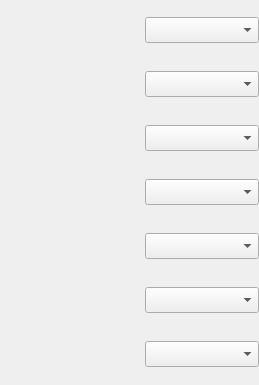
        <widget class="QWidget" name="programPage">
         <layout class="QVBoxLayout" name="verticalLayout_8">
          <property name="leftMargin">
           <number>0</number>
          </property>
          <property name="rightMargin">
           <number>0</number>
          </property>
          <item>
           <widget class="QWidget" name="seqWidget_16" native="true">
            <property name="minimumSize">
             <size>
              <width>0</width>
              <height>0</height>
             </size>
            </property>
            <property name="maximumSize">
             <size>
              <width>16777215</width>
              <height>16777215</height>
             </size>
            </property>
            <layout class="QVBoxLayout" name="verticalLayout_7">
             <property name="spacing">
              <number>0</number>
             </property>
             <property name="leftMargin">
              <number>0</number>
             </property>
             <property name="topMargin">
              <number>0</number>
             </property>
             <property name="rightMargin">
              <number>0</number>
             </property>
             <property name="bottomMargin">
              <number>0</number>
             </property>
             <item>
              <widget class="QWidget" name="prog_eraseSelectWgt" native="true">
               <property name="minimumSize">
                <size>
                 <width>0</width>
                 <height>39</height>
                </size>
               </property>
               <property name="maximumSize">
                <size>
                 <width>16777215</width>
                 <height>39</height>
                </size>
               </property>
               <layout class="QHBoxLayout" name="horizontalLayout_31">
                <property name="spacing">
                 <number>15</number>
                </property>
                <property name="leftMargin">
                 <number>0</number>
                </property>
                <property name="topMargin">
                 <number>0</number>
                </property>
                <property name="rightMargin">
                 <number>0</number>
                </property>
                <property name="bottomMargin">
                 <number>0</number>
                </property>
                <item>
                 <widget class="AngKOperationTag" name="progPage_eraseTagWgt" native="true">
                  <property name="minimumSize">
                   <size>
                    <width>130</width>
                    <height>39</height>
                   </size>
                  </property>
                  <property name="maximumSize">
                   <size>
                    <width>130</width>
                    <height>39</height>
                   </size>
                  </property>
                 </widget>
                </item>
                <item>
                 <widget class="QComboBox" name="progPage_eraseTagComboBox">
                  <property name="minimumSize">
                   <size>
                    <width>114</width>
                    <height>26</height>
                   </size>
                  </property>
                  <property name="maximumSize">
                   <size>
                    <width>16777215</width>
                    <height>16777215</height>
                   </size>
                  </property>
                  <property name="sizeAdjustPolicy">
                   <enum>QComboBox::AdjustToContentsOnFirstShow</enum>
                  </property>
                 </widget>
                </item>
               </layout>
              </widget>
             </item>
             <item>
              <widget class="QWidget" name="horizontalWidget_13" native="true">
               <property name="minimumSize">
                <size>
                 <width>0</width>
                 <height>15</height>
                </size>
               </property>
               <property name="maximumSize">
                <size>
                 <width>16777215</width>
                 <height>15</height>
                </size>
               </property>
               <layout class="QHBoxLayout" name="horizontalLayout_32">
                <property name="spacing">
                 <number>15</number>
                </property>
                <property name="leftMargin">
                 <number>0</number>
                </property>
                <property name="topMargin">
                 <number>0</number>
                </property>
                <property name="rightMargin">
                 <number>0</number>
                </property>
                <property name="bottomMargin">
                 <number>0</number>
                </property>
                <item>
                 <widget class="QLabel" name="label_15">
                  <property name="minimumSize">
                   <size>
                    <width>190</width>
                    <height>10</height>
                   </size>
                  </property>
                  <property name="maximumSize">
                   <size>
                    <width>190</width>
                    <height>10</height>
                   </size>
                  </property>
                  <property name="text">
                   <string/>
                  </property>
                  <property name="alignment">
                   <set>Qt::AlignCenter</set>
                  </property>
                 </widget>
                </item>
                <item>
                 <spacer name="horizontalSpacer_15">
                  <property name="orientation">
                   <enum>Qt::Horizontal</enum>
                  </property>
                  <property name="sizeHint" stdset="0">
                   <size>
                    <width>40</width>
                    <height>20</height>
                   </size>
                  </property>
                 </spacer>
                </item>
               </layout>
              </widget>
             </item>
             <item>
              <widget class="QWidget" name="prog_blankSelectWgt" native="true">
               <property name="minimumSize">
                <size>
                 <width>0</width>
                 <height>39</height>
                </size>
               </property>
               <property name="maximumSize">
                <size>
                 <width>16777215</width>
                 <height>39</height>
                </size>
               </property>
               <layout class="QHBoxLayout" name="horizontalLayout_33">
                <property name="spacing">
                 <number>15</number>
                </property>
                <property name="leftMargin">
                 <number>0</number>
                </property>
                <property name="topMargin">
                 <number>0</number>
                </property>
                <property name="rightMargin">
                 <number>0</number>
                </property>
                <property name="bottomMargin">
                 <number>0</number>
                </property>
                <item>
                 <widget class="AngKOperationTag" name="progPage_blankTagWgt" native="true">
                  <property name="minimumSize">
                   <size>
                    <width>130</width>
                    <height>39</height>
                   </size>
                  </property>
                  <property name="maximumSize">
                   <size>
                    <width>130</width>
                    <height>39</height>
                   </size>
                  </property>
                 </widget>
                </item>
                <item>
                 <widget class="QComboBox" name="progPage_blankTagComboBox">
                  <property name="minimumSize">
                   <size>
                    <width>114</width>
                    <height>26</height>
                   </size>
                  </property>
                  <property name="maximumSize">
                   <size>
                    <width>16777215</width>
                    <height>16777215</height>
                   </size>
                  </property>
                 </widget>
                </item>
               </layout>
              </widget>
             </item>
             <item>
              <widget class="QWidget" name="horizontalWidget_14" native="true">
               <property name="minimumSize">
                <size>
                 <width>0</width>
                 <height>15</height>
                </size>
               </property>
               <property name="maximumSize">
                <size>
                 <width>16777215</width>
                 <height>15</height>
                </size>
               </property>
               <layout class="QHBoxLayout" name="horizontalLayout_34">
                <property name="spacing">
                 <number>15</number>
                </property>
                <property name="leftMargin">
                 <number>0</number>
                </property>
                <property name="topMargin">
                 <number>0</number>
                </property>
                <property name="rightMargin">
                 <number>0</number>
                </property>
                <property name="bottomMargin">
                 <number>0</number>
                </property>
                <item>
                 <widget class="QLabel" name="label_16">
                  <property name="minimumSize">
                   <size>
                    <width>190</width>
                    <height>10</height>
                   </size>
                  </property>
                  <property name="maximumSize">
                   <size>
                    <width>190</width>
                    <height>10</height>
                   </size>
                  </property>
                  <property name="text">
                   <string/>
                  </property>
                  <property name="alignment">
                   <set>Qt::AlignCenter</set>
                  </property>
                 </widget>
                </item>
                <item>
                 <spacer name="horizontalSpacer_16">
                  <property name="orientation">
                   <enum>Qt::Horizontal</enum>
                  </property>
                  <property name="sizeHint" stdset="0">
                   <size>
                    <width>40</width>
                    <height>20</height>
                   </size>
                  </property>
                 </spacer>
                </item>
               </layout>
              </widget>
             </item>
             <item>
              <widget class="QWidget" name="prog_SelectWgt" native="true">
               <property name="minimumSize">
                <size>
                 <width>0</width>
                 <height>39</height>
                </size>
               </property>
               <property name="maximumSize">
                <size>
                 <width>16777215</width>
                 <height>39</height>
                </size>
               </property>
               <layout class="QHBoxLayout" name="horizontalLayout_35">
                <property name="spacing">
                 <number>15</number>
                </property>
                <property name="leftMargin">
                 <number>0</number>
                </property>
                <property name="topMargin">
                 <number>0</number>
                </property>
                <property name="rightMargin">
                 <number>0</number>
                </property>
                <property name="bottomMargin">
                 <number>0</number>
                </property>
                <item>
                 <widget class="AngKOperationTag" name="progPage_progTagWgt" native="true">
                  <property name="minimumSize">
                   <size>
                    <width>130</width>
                    <height>39</height>
                   </size>
                  </property>
                  <property name="maximumSize">
                   <size>
                    <width>130</width>
                    <height>39</height>
                   </size>
                  </property>
                 </widget>
                </item>
                <item>
                 <widget class="QComboBox" name="progPage_progComboBox">
                  <property name="minimumSize">
                   <size>
                    <width>114</width>
                    <height>26</height>
                   </size>
                  </property>
                  <property name="maximumSize">
                   <size>
                    <width>16777215</width>
                    <height>16777215</height>
                   </size>
                  </property>
                 </widget>
                </item>
               </layout>
              </widget>
             </item>
             <item>
              <widget class="QWidget" name="horizontalWidget_15" native="true">
               <property name="minimumSize">
                <size>
                 <width>0</width>
                 <height>15</height>
                </size>
               </property>
               <property name="maximumSize">
                <size>
                 <width>16777215</width>
                 <height>15</height>
                </size>
               </property>
               <layout class="QHBoxLayout" name="horizontalLayout_36">
                <property name="spacing">
                 <number>15</number>
                </property>
                <property name="leftMargin">
                 <number>0</number>
                </property>
                <property name="topMargin">
                 <number>0</number>
                </property>
                <property name="rightMargin">
                 <number>0</number>
                </property>
                <property name="bottomMargin">
                 <number>0</number>
                </property>
                <item>
                 <widget class="QLabel" name="label_17">
                  <property name="minimumSize">
                   <size>
                    <width>190</width>
                    <height>10</height>
                   </size>
                  </property>
                  <property name="maximumSize">
                   <size>
                    <width>190</width>
                    <height>10</height>
                   </size>
                  </property>
                  <property name="text">
                   <string/>
                  </property>
                  <property name="alignment">
                   <set>Qt::AlignCenter</set>
                  </property>
                 </widget>
                </item>
                <item>
                 <spacer name="horizontalSpacer_17">
                  <property name="orientation">
                   <enum>Qt::Horizontal</enum>
                  </property>
                  <property name="sizeHint" stdset="0">
                   <size>
                    <width>40</width>
                    <height>20</height>
                   </size>
                  </property>
                 </spacer>
                </item>
               </layout>
              </widget>
             </item>
             <item>
              <widget class="QWidget" name="prog_verifySelectWgt" native="true">
               <property name="minimumSize">
                <size>
                 <width>0</width>
                 <height>39</height>
                </size>
               </property>
               <property name="maximumSize">
                <size>
                 <width>16777215</width>
                 <height>39</height>
                </size>
               </property>
               <layout class="QHBoxLayout" name="horizontalLayout_37">
                <property name="spacing">
                 <number>15</number>
                </property>
                <property name="leftMargin">
                 <number>0</number>
                </property>
                <property name="topMargin">
                 <number>0</number>
                </property>
                <property name="rightMargin">
                 <number>0</number>
                </property>
                <property name="bottomMargin">
                 <number>0</number>
                </property>
                <item>
                 <widget class="AngKOperationTag" name="progPage_verifyTagWgt" native="true">
                  <property name="minimumSize">
                   <size>
                    <width>130</width>
                    <height>39</height>
                   </size>
                  </property>
                  <property name="maximumSize">
                   <size>
                    <width>130</width>
                    <height>39</height>
                   </size>
                  </property>
                 </widget>
                </item>
                <item>
                 <widget class="QComboBox" name="progPage_verifyTagComboBox">
                  <property name="minimumSize">
                   <size>
                    <width>114</width>
                    <height>26</height>
                   </size>
                  </property>
                  <property name="maximumSize">
                   <size>
                    <width>16777215</width>
                    <height>16777215</height>
                   </size>
                  </property>
                 </widget>
                </item>
               </layout>
              </widget>
             </item>
             <item>
              <widget class="QWidget" name="horizontalWidget_16" native="true">
               <property name="minimumSize">
                <size>
                 <width>0</width>
                 <height>15</height>
                </size>
               </property>
               <property name="maximumSize">
                <size>
                 <width>16777215</width>
                 <height>15</height>
                </size>
               </property>
               <layout class="QHBoxLayout" name="horizontalLayout_38">
                <property name="spacing">
                 <number>15</number>
                </property>
                <property name="leftMargin">
                 <number>0</number>
                </property>
                <property name="topMargin">
                 <number>0</number>
                </property>
                <property name="rightMargin">
                 <number>0</number>
                </property>
                <property name="bottomMargin">
                 <number>0</number>
                </property>
                <item>
                 <widget class="QLabel" name="label_18">
                  <property name="minimumSize">
                   <size>
                    <width>190</width>
                    <height>10</height>
                   </size>
                  </property>
                  <property name="maximumSize">
                   <size>
                    <width>190</width>
                    <height>10</height>
                   </size>
                  </property>
                  <property name="text">
                   <string/>
                  </property>
                  <property name="alignment">
                   <set>Qt::AlignCenter</set>
                  </property>
                 </widget>
                </item>
                <item>
                 <spacer name="horizontalSpacer_18">
                  <property name="orientation">
                   <enum>Qt::Horizontal</enum>
                  </property>
                  <property name="sizeHint" stdset="0">
                   <size>
                    <width>40</width>
                    <height>20</height>
                   </size>
                  </property>
                 </spacer>
                </item>
               </layout>
              </widget>
             </item>
             <item>
              <widget class="QWidget" name="prog_marginSelectWgt" native="true">
               <property name="minimumSize">
                <size>
                 <width>0</width>
                 <height>39</height>
                </size>
               </property>
               <property name="maximumSize">
                <size>
                 <width>16777215</width>
                 <height>39</height>
                </size>
               </property>
               <layout class="QHBoxLayout" name="horizontalLayout_39">
                <property name="spacing">
                 <number>15</number>
                </property>
                <property name="leftMargin">
                 <number>0</number>
                </property>
                <property name="topMargin">
                 <number>0</number>
                </property>
                <property name="rightMargin">
                 <number>0</number>
                </property>
                <property name="bottomMargin">
                 <number>0</number>
                </property>
                <item>
                 <widget class="AngKOperationTag" name="progPage_marginVerifyTagWgt" native="true">
                  <property name="minimumSize">
                   <size>
                    <width>130</width>
                    <height>39</height>
                   </size>
                  </property>
                  <property name="maximumSize">
                   <size>
                    <width>130</width>
                    <height>39</height>
                   </size>
                  </property>
                 </widget>
                </item>
                <item>
                 <widget class="QComboBox" name="progPage_marginVerifyTagComboBox">
                  <property name="minimumSize">
                   <size>
                    <width>114</width>
                    <height>26</height>
                   </size>
                  </property>
                  <property name="maximumSize">
                   <size>
                    <width>16777215</width>
                    <height>16777215</height>
                   </size>
                  </property>
                 </widget>
                </item>
               </layout>
              </widget>
             </item>
             <item>
              <widget class="QWidget" name="horizontalWidget_17" native="true">
               <property name="minimumSize">
                <size>
                 <width>0</width>
                 <height>15</height>
                </size>
               </property>
               <property name="maximumSize">
                <size>
                 <width>16777215</width>
                 <height>15</height>
                </size>
               </property>
               <layout class="QHBoxLayout" name="horizontalLayout_40">
                <property name="spacing">
                 <number>15</number>
                </property>
                <property name="leftMargin">
                 <number>0</number>
                </property>
                <property name="topMargin">
                 <number>0</number>
                </property>
                <property name="rightMargin">
                 <number>0</number>
                </property>
                <property name="bottomMargin">
                 <number>0</number>
                </property>
                <item>
                 <widget class="QLabel" name="label_19">
                  <property name="minimumSize">
                   <size>
                    <width>190</width>
                    <height>10</height>
                   </size>
                  </property>
                  <property name="maximumSize">
                   <size>
                    <width>190</width>
                    <height>10</height>
                   </size>
                  </property>
                  <property name="text">
                   <string/>
                  </property>
                  <property name="alignment">
                   <set>Qt::AlignCenter</set>
                  </property>
                 </widget>
                </item>
                <item>
                 <spacer name="horizontalSpacer_19">
                  <property name="orientation">
                   <enum>Qt::Horizontal</enum>
                  </property>
                  <property name="sizeHint" stdset="0">
                   <size>
                    <width>40</width>
                    <height>20</height>
                   </size>
                  </property>
                 </spacer>
                </item>
               </layout>
              </widget>
             </item>
             <item>
              <widget class="QWidget" name="prog_compareSelectWgt" native="true">
               <property name="minimumSize">
                <size>
                 <width>0</width>
                 <height>39</height>
                </size>
               </property>
               <property name="maximumSize">
                <size>
                 <width>16777215</width>
                 <height>39</height>
                </size>
               </property>
               <layout class="QHBoxLayout" name="horizontalLayout_41">
                <property name="spacing">
                 <number>15</number>
                </property>
                <property name="leftMargin">
                 <number>0</number>
                </property>
                <property name="topMargin">
                 <number>0</number>
                </property>
                <property name="rightMargin">
                 <number>0</number>
                </property>
                <property name="bottomMargin">
                 <number>0</number>
                </property>
                <item>
                 <widget class="AngKOperationTag" name="progPage_CompareTagWgt" native="true">
                  <property name="minimumSize">
                   <size>
                    <width>130</width>
                    <height>39</height>
                   </size>
                  </property>
                  <property name="maximumSize">
                   <size>
                    <width>130</width>
                    <height>39</height>
                   </size>
                  </property>
                 </widget>
                </item>
                <item>
                 <widget class="QComboBox" name="progPage_CompareTagComboBox">
                  <property name="minimumSize">
                   <size>
                    <width>114</width>
                    <height>26</height>
                   </size>
                  </property>
                  <property name="maximumSize">
                   <size>
                    <width>16777215</width>
                    <height>16777215</height>
                   </size>
                  </property>
                 </widget>
                </item>
               </layout>
              </widget>
             </item>
             <item>
              <widget class="QWidget" name="horizontalWidget_18" native="true">
               <property name="minimumSize">
                <size>
                 <width>0</width>
                 <height>15</height>
                </size>
               </property>
               <property name="maximumSize">
                <size>
                 <width>16777215</width>
                 <height>15</height>
                </size>
               </property>
               <layout class="QHBoxLayout" name="horizontalLayout_42">
                <property name="spacing">
                 <number>15</number>
                </property>
                <property name="leftMargin">
                 <number>0</number>
                </property>
                <property name="topMargin">
                 <number>0</number>
                </property>
                <property name="rightMargin">
                 <number>0</number>
                </property>
                <property name="bottomMargin">
                 <number>0</number>
                </property>
                <item>
                 <widget class="QLabel" name="label_20">
                  <property name="minimumSize">
                   <size>
                    <width>190</width>
                    <height>10</height>
                   </size>
                  </property>
                  <property name="maximumSize">
                   <size>
                    <width>190</width>
                    <height>10</height>
                   </size>
                  </property>
                  <property name="text">
                   <string/>
                  </property>
                  <property name="alignment">
                   <set>Qt::AlignCenter</set>
                  </property>
                 </widget>
                </item>
                <item>
                 <spacer name="horizontalSpacer_20">
                  <property name="orientation">
                   <enum>Qt::Horizontal</enum>
                  </property>
                  <property name="sizeHint" stdset="0">
                   <size>
                    <width>40</width>
                    <height>20</height>
                   </size>
                  </property>
                 </spacer>
                </item>
               </layout>
              </widget>
             </item>
             <item>
              <widget class="QWidget" name="prog_secureSelectWgt" native="true">
               <property name="minimumSize">
                <size>
                 <width>0</width>
                 <height>39</height>
                </size>
               </property>
               <property name="maximumSize">
                <size>
                 <width>16777215</width>
                 <height>39</height>
                </size>
               </property>
               <layout class="QHBoxLayout" name="horizontalLayout_43">
                <property name="spacing">
                 <number>15</number>
                </property>
                <property name="leftMargin">
                 <number>0</number>
                </property>
                <property name="topMargin">
                 <number>0</number>
                </property>
                <property name="rightMargin">
                 <number>0</number>
                </property>
                <property name="bottomMargin">
                 <number>0</number>
                </property>
                <item>
                 <widget class="AngKOperationTag" name="progPage_SecureTagWgt" native="true">
                  <property name="minimumSize">
                   <size>
                    <width>130</width>
                    <height>39</height>
                   </size>
                  </property>
                  <property name="maximumSize">
                   <size>
                    <width>130</width>
                    <height>39</height>
                   </size>
                  </property>
                 </widget>
                </item>
                <item>
                 <widget class="QComboBox" name="progPage_SecureTagComboBox">
                  <property name="minimumSize">
                   <size>
                    <width>114</width>
                    <height>26</height>
                   </size>
                  </property>
                  <property name="maximumSize">
                   <size>
                    <width>16777215</width>
                    <height>16777215</height>
                   </size>
                  </property>
                 </widget>
                </item>
               </layout>
              </widget>
             </item>
            </layout>
           </widget>
          </item>
         </layout>
        </widget>
